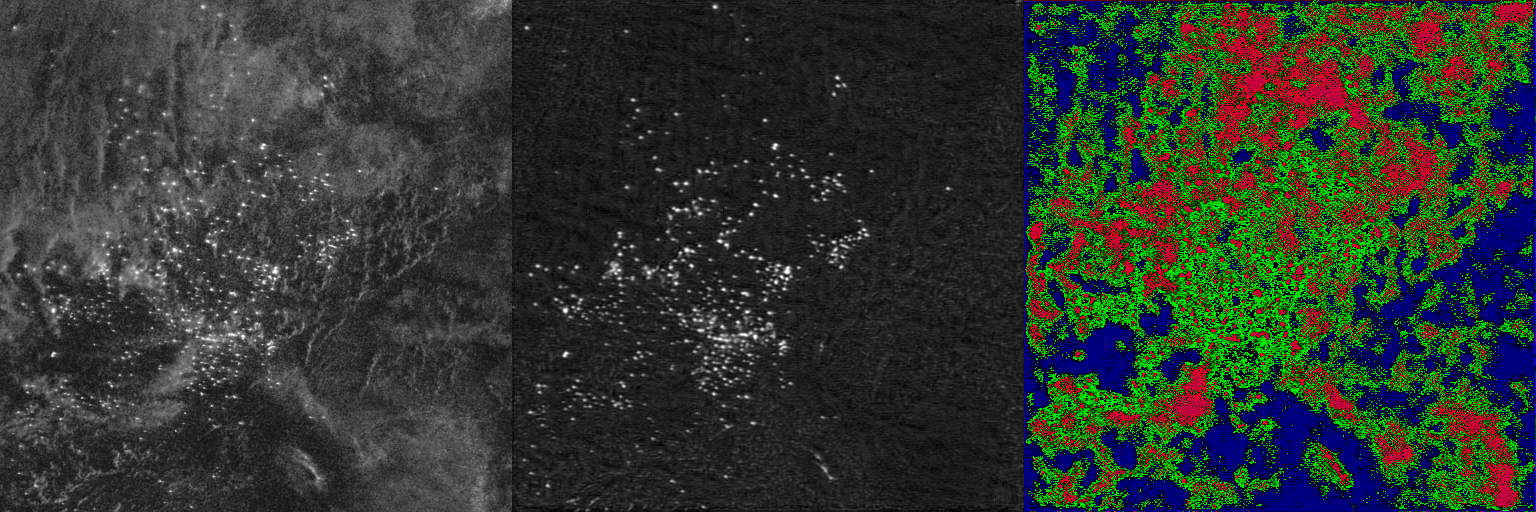
#> input picture prediction_inputs/epoch_0001/0.tiff, 1536 x 512 px; its folder holds 3 pictures in this run
$ python prediction_script.py --input_image prediction_inputs/epoch_0001/0.tiff --output_image out.png
#> lines starting #> are read from the running program, lines starting #| are printed output that depends on the picture
import argparse
import cv2 as cv
import matplotlib.pyplot as plt
import numpy as np
import os

def predict(args):

    # img = cv.imread('Sample VIIRS/jan721.tiff')
    img = cv.imread(args.input_image)
#> img is the input picture: shape (512, 1536, 3); mean B, G, R 44.2, 53.6, 43.8

    M = 512
    N = M

    if os.path.exists("prediction_inputs"):
        os.system("rm -r prediction_inputs/")
    os.mkdir("prediction_inputs")
    os.mkdir("prediction_inputs/cloudy_image")

    i = 0
    arr = []

    # slicing images into 512 x 512, with iteration moving at 512/4
    for x in range(0,img.shape[0] // M + 2):
        for y in range(0,img.shape[1] // N + 2):
            x1 = x * M if x * M < img.shape[0] and x * M + M < img.shape[0] else img.shape[0]- M
            y1 = y * N if y * N < img.shape[1] and y * N + N < img.shape[1] else img.shape[1] - N
            # getting the image slice
            sampimg = img[x1:x1+M,y1:y1+N]
            # recording image name, and location where it will be placed in the new image
            arr.append([str(i)+".tiff", x1, x1+M, y1, y1+N])
            # writing it into the prediction directory
            cv.imwrite(os.path.join("prediction_inputs/cloudy_image", arr[i][0]), sampimg)
            i += 1
#> this loop made 3 passes
#> pass 1, in predict, `cv.imwrite(os.path.join("prediction_inputs/cloudy_image", arr[i][0]), ..`:
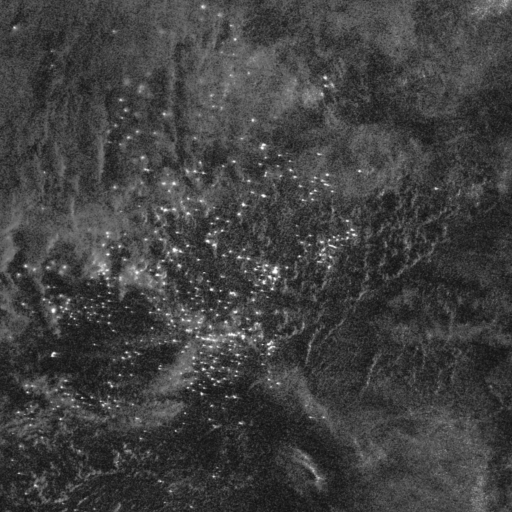
#> saved as 0.tiff: shape (512, 512, 3); min 16, max 255, mean 64.3
#> pass 1, in predict, `cv.imwrite(os.path.join("prediction_inputs/cloudy_image", arr[i][0]), ..`:
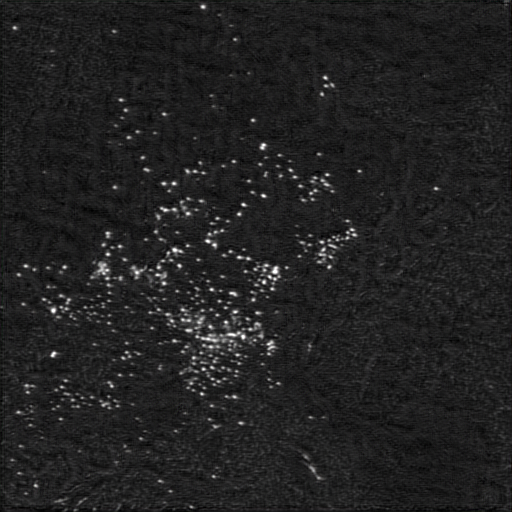
#> saved as 1.tiff: shape (512, 512, 3); mean B, G, R 33.6, 33.4, 33.5
#> pass 1, in predict, `cv.imwrite(os.path.join("prediction_inputs/cloudy_image", arr[i][0]), ..`:
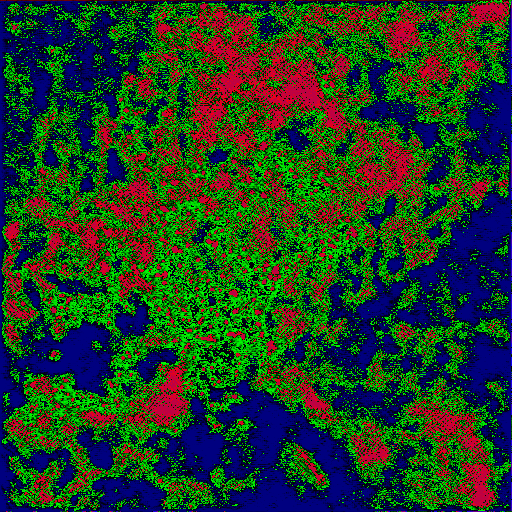
#> saved as 2.tiff: shape (512, 512, 3); mean B, G, R 34.9, 63.1, 33.7
#> after the loop, arr = 15 items, first 6: ['0.tiff', 0, 512, 0, 512], ['1.tiff', 0, 512, 512, 1024], ['2.tiff', 0, 512, 1024, 1536], ['3.tiff', 0, 512, 1024, 1536], ['4.tiff', 0, 512, 1024, 1536], ['5.tiff', 0, 512, 0, 512]; i = 15

    # Python prediction script. Use based on whether you have a GPU or not
    if not args.gpu: # w/o GPU
        os.system("python predict_general.py --config pretrained_models/Denoised/config_cpu.yml --pretrained pretrained_models/Denoised/gen_model_epoch_60.pth ")
    else: # w/ GPU
        os.system("python predict_general.py --config pretrained_models/Denoised/config_gpu.yml --pretrained pretrained_models/Denoised/gen_model_epoch_60.pth  --cuda")

    # base arrays for reconstructing image
    new_img = np.zeros(img.shape)
    attentionmap = np.zeros(img.shape)

    # getting the 2nd part of the three images
    # recall: 1st image - cloudy, 2nd image - cleaned, 3rd image - attention map
    for item in arr:
        val = cv.imread(os.path.join("prediction_inputs/epoch_0001", item[0]))
        h, w, channels = val.shape
#> h = 512; w = 1536; channels = 3
        trio = w//3
#> trio = 512
        cleaned = val[:, 1*trio:2*trio]
        # adding the image based on its stored position
        img[item[1]:item[2], item[3]:item[4]] = cleaned
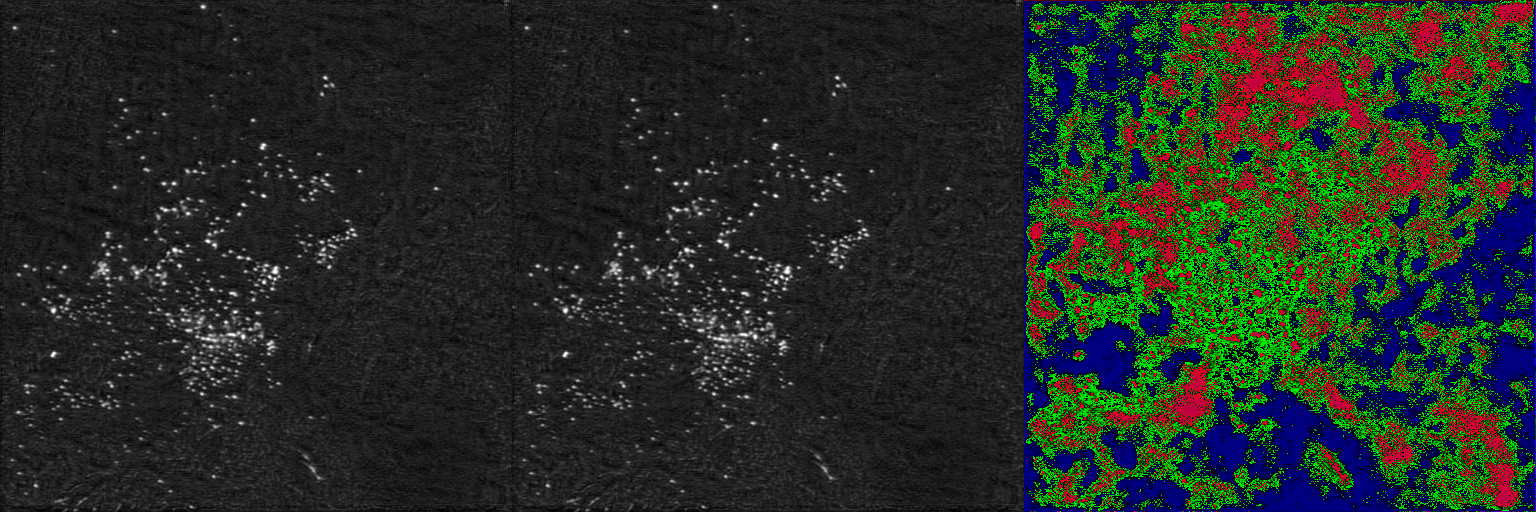
#> img: shape (512, 1536, 3); mean B, G, R 34, 43.3, 33.6
        attentionmap[item[1]:item[2], item[3]:item[4]] = val[:, 2*trio:]
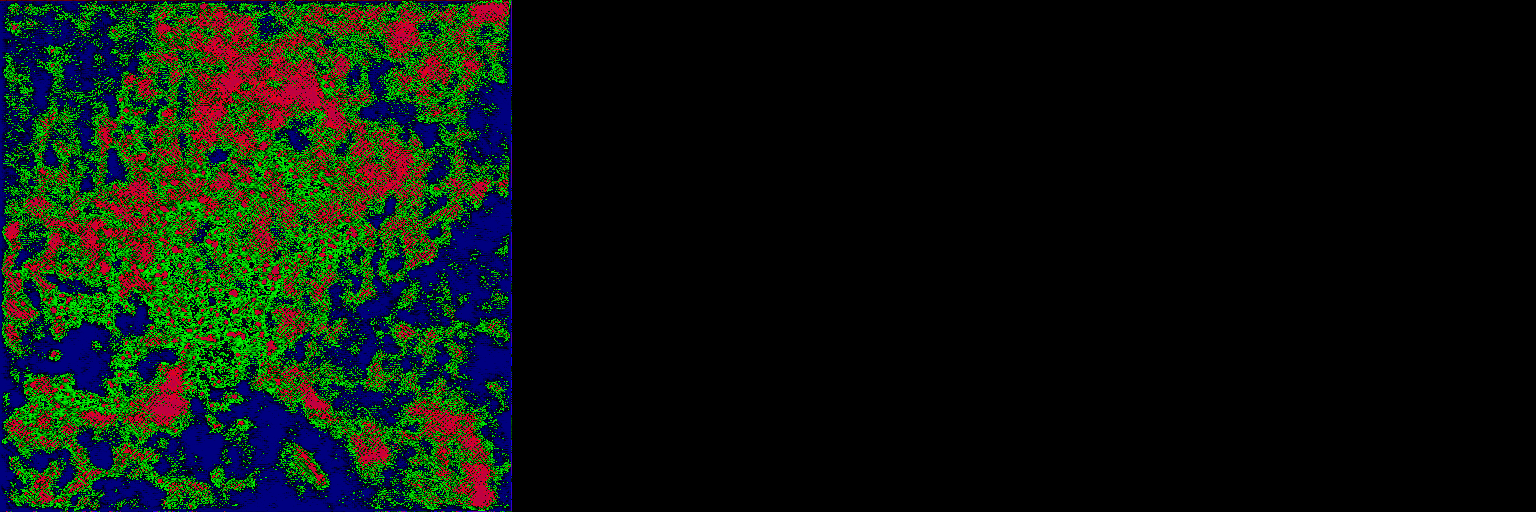
#> attentionmap: shape (512, 1536, 3) float64; mean B, G, R 11.6, 21, 11.2
#> pass 2 of the loop in predict, `for item in arr:`:
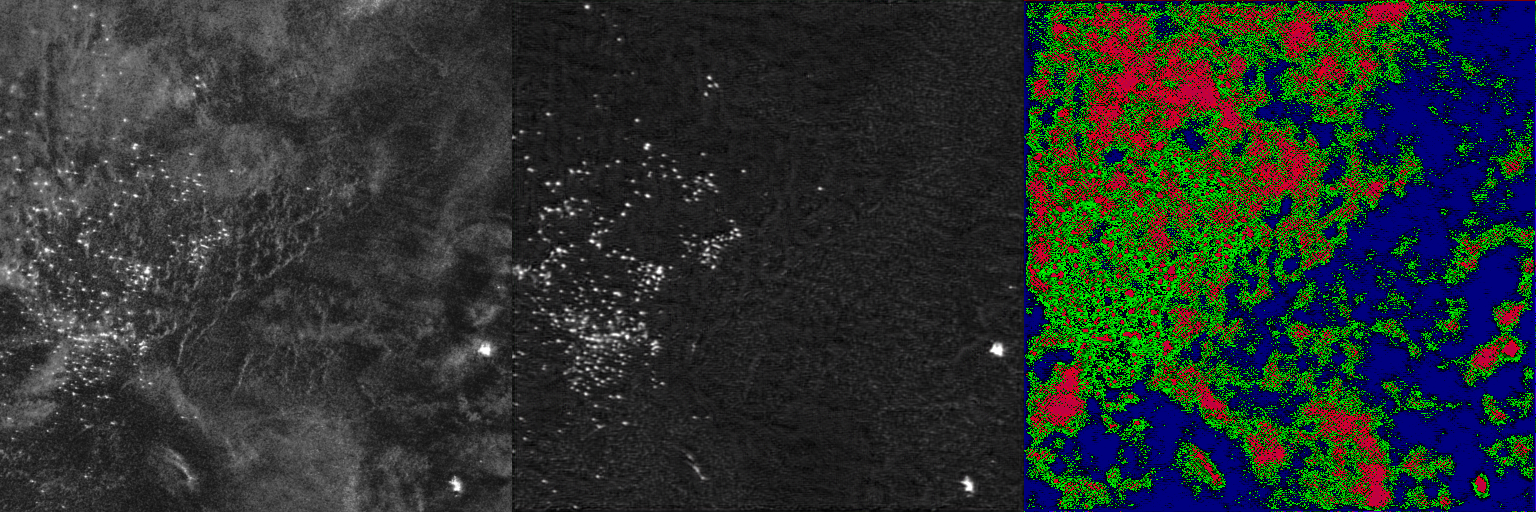
#> input picture prediction_inputs/epoch_0001/1.tiff, 1536 x 512 px
#> in predict, val is the input picture: shape (512, 1536, 3); mean B, G, R 46.4, 49.7, 41.3
#> in predict, `img[item[1]:item[2], item[3]:item[4]] = cleaned`:
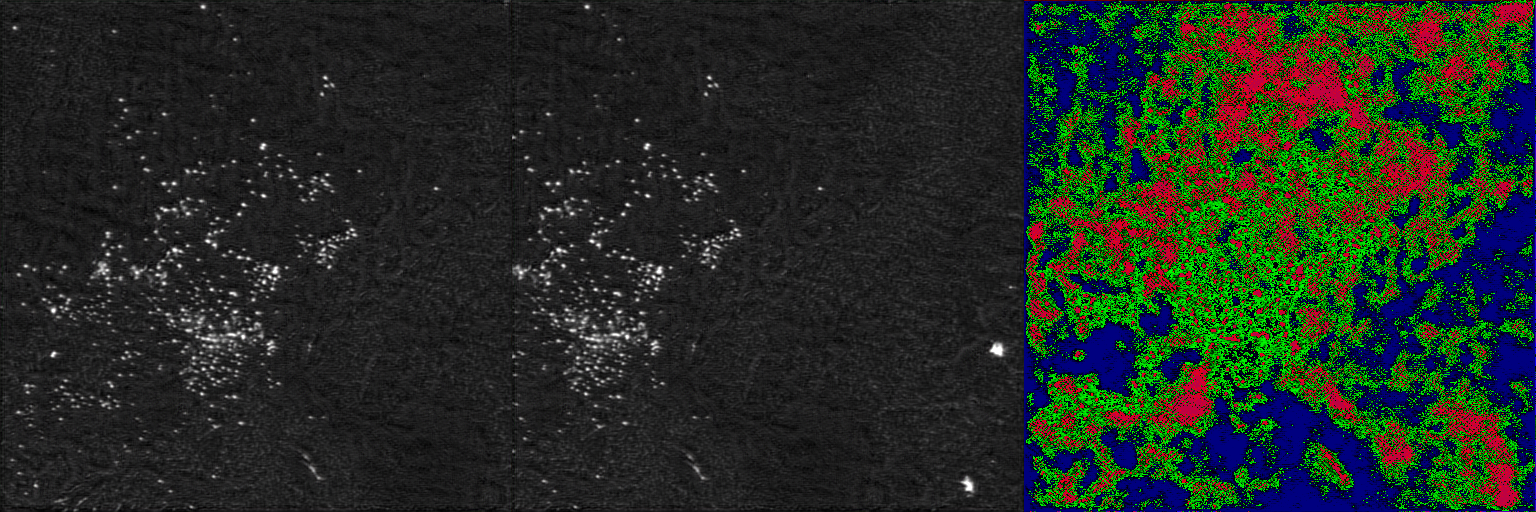
#> img: shape (512, 1536, 3); mean B, G, R 34, 43.3, 33.5
#> in predict, `attentionmap[item[1]:item[2], item[3]:item[4]] = val[:, 2*trio:]`:
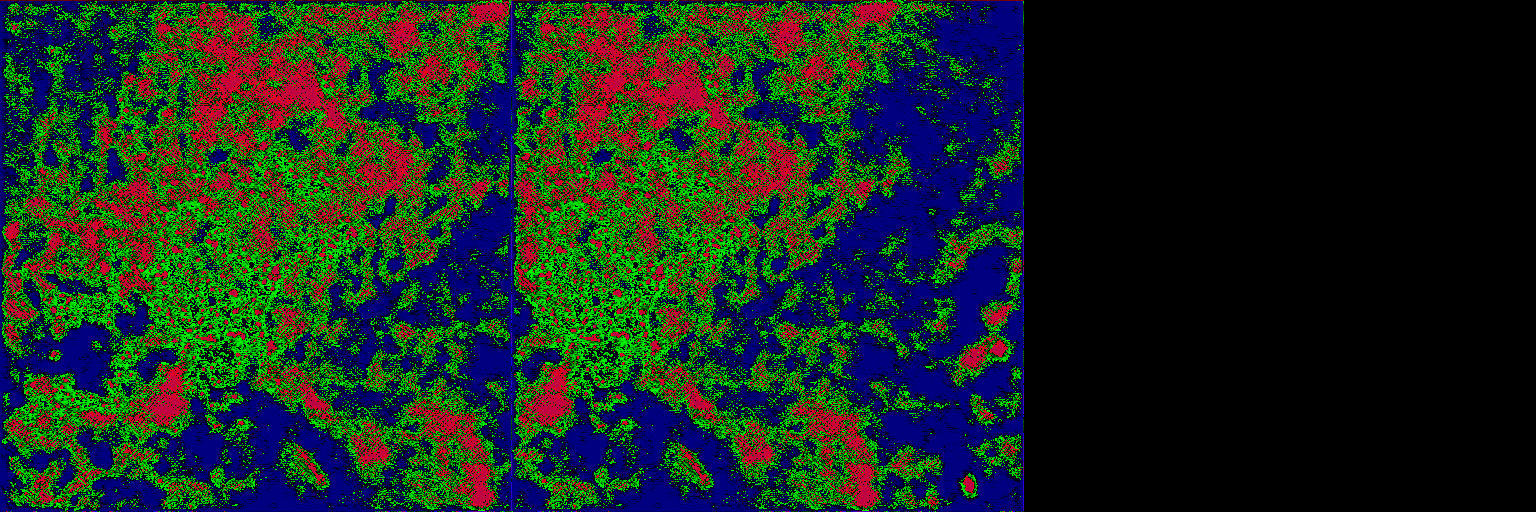
#> attentionmap: shape (512, 1536, 3) float64; mean B, G, R 26.4, 39.2, 21
#> pass 3 of the loop in predict, `for item in arr:`:
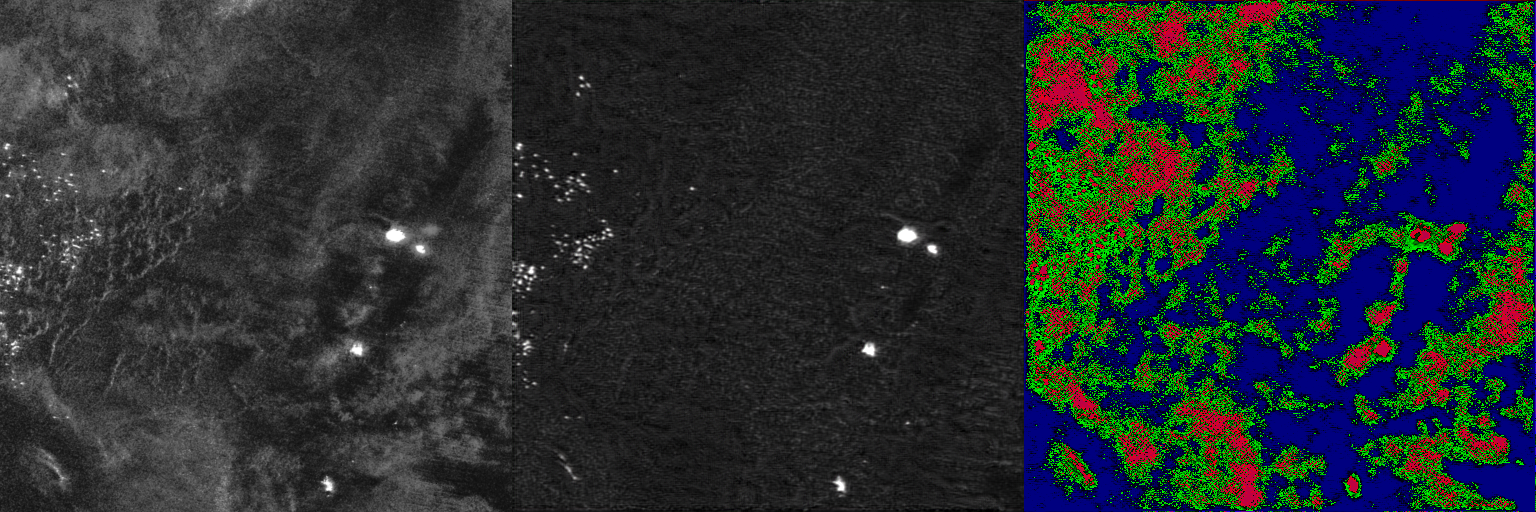
#> input picture prediction_inputs/epoch_0001/2.tiff, 1536 x 512 px
#> in predict, val is the input picture: shape (512, 1536, 3); mean B, G, R 47.5, 45.1, 37.4
#> in predict, `img[item[1]:item[2], item[3]:item[4]] = cleaned`:
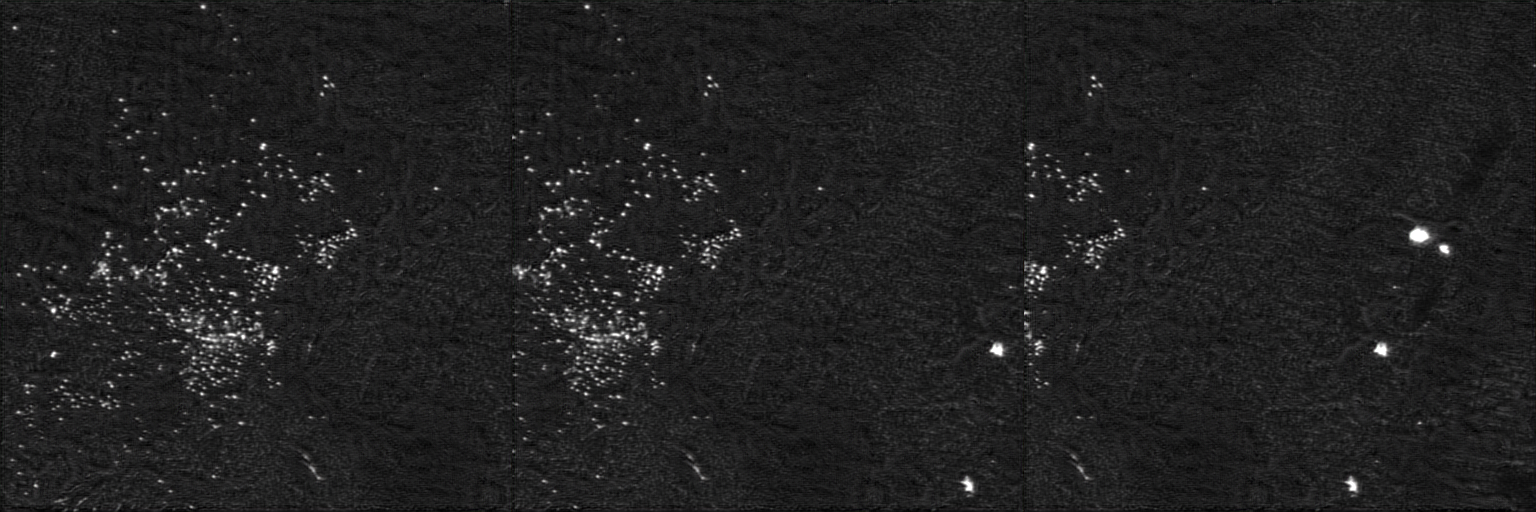
#> img: shape (512, 1536, 3); mean B, G, R 33, 32.8, 32.9
#> in predict, `attentionmap[item[1]:item[2], item[3]:item[4]] = val[:, 2*trio:]`:
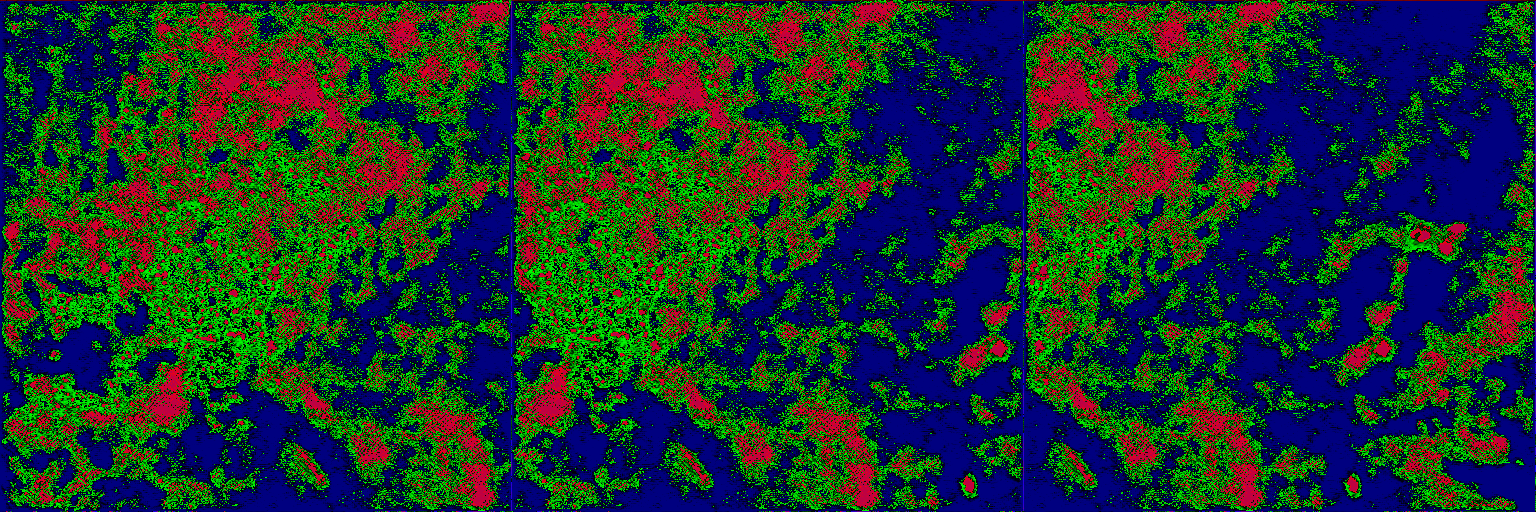
#> attentionmap: shape (512, 1536, 3) float64; mean B, G, R 44.3, 54.7, 28.7
#> the loop made 4 passes; the first 3 are shown

    cv.imwrite(args.output_image, img)

    print("Prediction complete.")

    if os.path.exists("prediction_inputs"):
        os.system("rm -r prediction_inputs/")


if __name__ == '__main__':
    parser = argparse.ArgumentParser()
    parser.add_argument('--input_image', type=str, required=False)
    parser.add_argument('--output_image', type=str, required=True)
    parser.add_argument('--gpu', action='store_true')
    args = parser.parse_args()
#> (the run stopped early here; a loop or call above may not have finished)
